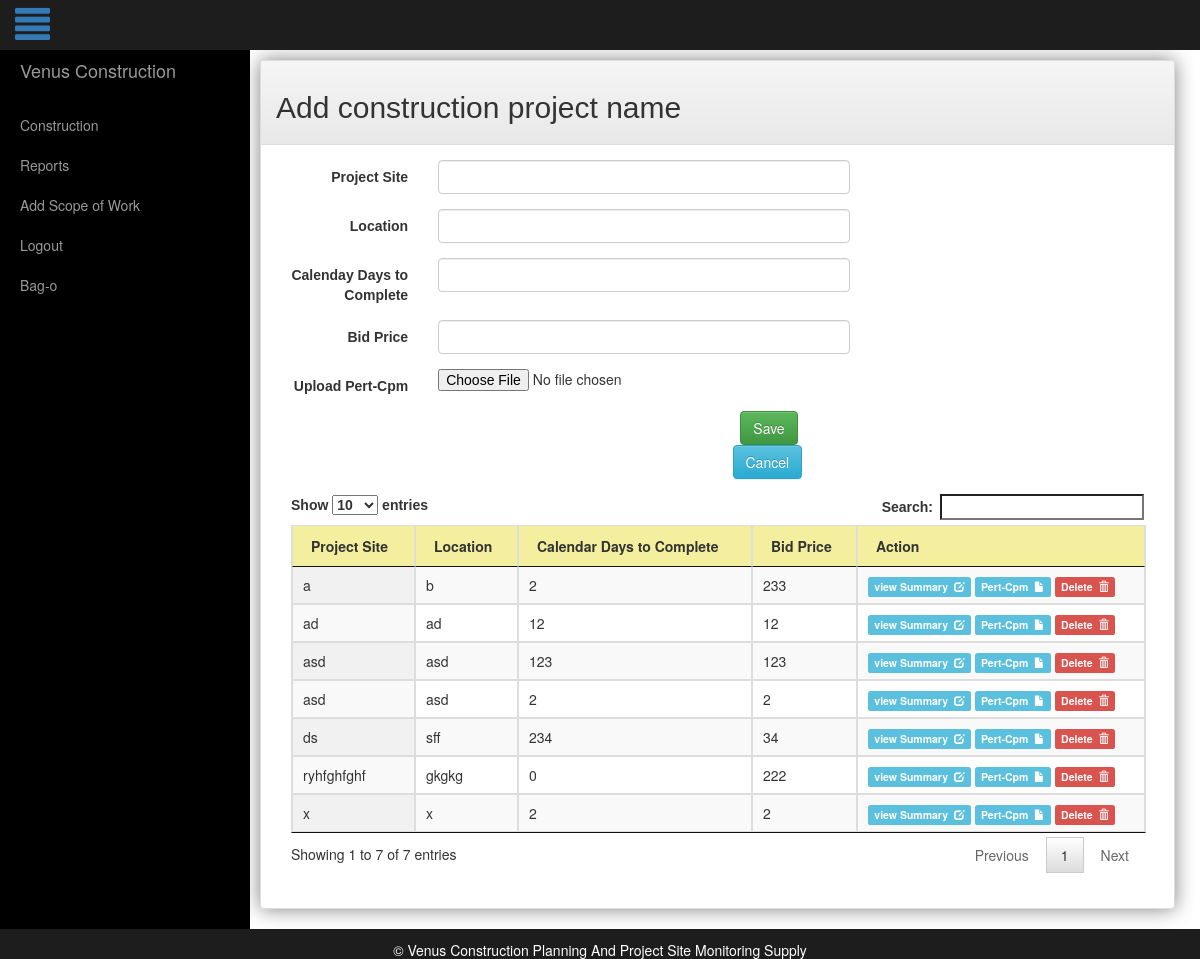
Screenshot of /index.php/construction/projectsite with the database file from the repository.
### tables this page shows
CREATE TABLE IF NOT EXISTS `project` (
  `id` int(11) NOT NULL AUTO_INCREMENT,
  `project_site` varchar(100) NOT NULL,
  `location` varchar(100) NOT NULL,
  `cdtc` int(4) NOT NULL,
  `bid_price` int(15) NOT NULL,
  `files` text NOT NULL,
  PRIMARY KEY (`id`)
);

### application/controllers/Construction.php (called while the page is built, shortened)
<?php
  class Construction extends CI_Controller
  {
      function projectsite()
      {
        $this->load->view('template/header');
        $this->load->view('template/navigation2');
        $this->load->view('pages/projectsite');
        $this->load->view('template/footer.php');
      }
  }

### index.php (called while the page is built, shortened)
<?php
require_once BASEPATH.'core/CodeIgniter.php';

### application/models/Common.php (called while the page is built, shortened)
<?php
class Common extends CI_Model
{
  function select_project()
  {
    return $this->db->get('project')->result_array();
  }
}
 ?>

### application/views/pages/projectsite.php (the view, shortened to what this page needs)
<div class="panel panel-default" style="margin:10px;box-shadow:0px 0px 20px gray;margin-top:20px;">
  <div class="panel-heading"><strong><h2>Add construction project name</h2></strong></div>
  <div class="panel-body">
    <div class="col-md-12">
      <form class="form-horizontal" action="/insert_projectsite" method="post" enctype="multipart/form-data">
        <div class="form-group">
            <label for="" class="col-sm-2 control-label">Project Site</label>
            <div class="col-sm-6">
              <input type="text" name="project_site" value="" class="form-control" required>
            </div>
        </div>
        <div class="form-group">
            <label for="" class="col-sm-2 control-label">Location</label>
            <div class="col-sm-6">
              <input type="text" name="location" value="" class="form-control" required>
            </div>
        </div>
        <div class="form-group">
            <label for="" class="col-sm-2 control-label">Calenday Days to Complete</label>
            <div class="col-sm-6">
              <input type="number" name="cdtc" value="" class="form-control" required>
            </div>
        </div>
        <div class="form-group">
            <label for="" class="col-sm-2 control-label">Bid Price</label>
            <div class="col-sm-6">
              <input type="number" name="bid_price" value="" class="form-control" required>
            </div>
        </div>
        <div class="form-group">
            <label for="" class="col-sm-2 control-label">Upload Pert-Cpm</label>
            <div class="col-sm-6">
              <input  type="file" name="files">
              </div>
        </div>
        <div class="form-group">
          <label class="col-sm-6"></label>
          <div class="col-sm-2">
            <label for="">&nbsp;</label>
                  <button type="submit" class="btn btn-success" name="button">Save</button>
                  <a href="#" class="btn btn-info" name="button">Cancel</a>
          </div>
        </div>
      </form>
    </div>
    <div class="table-responsive col-md-12">
      <table class="table table-bordered table-hover display" id="example" cellspacing="0" width="100%">
       <thead>
       <tr>
         <th class="table_color">Project Site</th>
         <th class="table_color">Location</th>
         <th class="table_color">Calendar Days to Complete</th>
         <th class="table_color">Bid Price</th>
         <th class="table_color" style="width:250px">Action</th>
       </tr>
     </thead>
       <tbody>
         <?php foreach ($this->common->select_project() as $key => $value):
           extract($value);
           ?>
           <tr>
             <td class="bordered"><?php echo $project_site ?></td>
             <td class="bordered"><?php echo $location ?></td>
             <td class="bordered"><?php echo $cdtc ?></td>
             <td class="bordered"><?php echo $bid_price ?></td>
             <td class="bordered">
                  <a  class="a-table label label-info" href="/add-material/<?php echo $id ?>">view Summary&nbsp;&nbsp;<span class="glyphicon glyphicon-edit"></a>
                  <a  class="a-table label label-info" href="/down_pert/<?php echo $id ?>">Pert-Cpm&nbsp;&nbsp;<span class="glyphicon glyphicon-file"></a>
                  <a  class="a-table label label-danger" href="/del_project_site/<?php echo $id ?>">Delete&nbsp;&nbsp;<span class="glyphicon glyphicon-trash"></a>
                  </td>
           </tr>
         <?php endforeach; ?>
       </tbody>
      </table>
      <br />
    </div>
  </div>
</div>
<br/><br/>

### application/views/template/header.php (shortened to what this page needs)
<!DOCTYPE html>
<html>
  <head>
   <link href="../assets/css/bootstrap.min.css" rel="stylesheet">
   <link href="../assets/css/bootstrap-theme.css" rel="stylesheet">
   <link href="../assets/css/simple-sidebar.css" rel="stylesheet">
   <link rel="stylesheet" href="../assets/css/styles.css">
   <link rel="stylesheet" href="../assets/css/jquery.dataTables.min.css">
  </head>
  <body>
<div class="col-md-12 navbar-fixed-top" style="height:50px;background-color:#1D1D1D;">
  <a href="#menu-toggle" class="glyphicon glyphicon-align-justify tog" id="menu-toggle"></a></div>
<br /><br />
    <div class="col-md-12" id="wrapper">

### application/views/template/navigation2.php (shortened to what this page needs)
<div id="sidebar-wrapper">
    <ul class="sidebar-nav" style="z-index:999999">
        <li class="sidebar-brand">
            <a href="/login-success">
               Venus Construction
            </a>
        </li>
        <li>
            <a href="/project-site">Construction</a>
        </li>
        <li>
            <a href="/report">Reports</a>
        </li>
        <li>
            <a href="/add_scopework">Add Scope of Work</a>
        </li>
        <li>
            <a href="/logout">Logout</a>
        </li>
        <li>
            <a href="/bago">Bag-o</a>
        </li>
    </ul>
</div>

### application/views/template/footer.php (shortened to what this page needs)
<div class="panel-footer navbar-fixed-bottom footer-style">© Venus Construction Planning And Project Site Monitoring Supply</div>
  </body>
</html>

### assets/css/simple-sidebar.css (style rules this page uses)
#wrapper { padding-left: 0; -webkit-transition: all 0.5s ease; -moz-transition: all 0.5s ease; -o-transition: all 0.5s ease; transition: all 0.5s ease; }
#sidebar-wrapper { z-index: 1000; position: fixed; left: 250px; width: 0; height: 100%; margin-left: -250px; overflow-y: auto; background: #000; -webkit-transition: all 0.5s ease; -moz-transition: all 0.5s ease; -o-transition: all 0.5s ease; transition: all 0.5s ease; }
.sidebar-nav { position: absolute; top: 0; width: 250px; margin: 0; padding: 0; list-style: none; }
.sidebar-nav li { text-indent: 20px; line-height: 40px; }
.sidebar-nav li a { display: block; text-decoration: none; color: #999999; }
.sidebar-nav > .sidebar-brand { height: 65px; font-size: 18px; line-height: 60px; }
.sidebar-nav > .sidebar-brand a { color: #999999; }
@media (min-width:768px) { #wrapper { padding-left: 250px; } }
@media (min-width:768px) { #sidebar-wrapper { width: 250px; } }

### assets/css/styles.css (style rules this page uses)
body { margin: 0; }
.footer-style { height: 30px; margin-top: 310px; text-align: center; background-color: #1D1D1D; border-color: #1D1D1D; color: white; }
h4, h3, h1, .input-background, label, h2, h5, h6 { font-family: Verdana, Arial, Helvetica, sans-serif; }
.table_color { background-color: rgb(243, 239, 158); }
.bordered { border-right: 2px; border-color: black; }
.tog { margin-top: 5px; font-size:35px; text-transform: none; text-decoration: none; text-decoration-style: none; }

### rows the page displays
project: project_site "a", location "b", cdtc "2", bid_price "233"
project: project_site "ds", location "sff", cdtc "234", bid_price "34"
project: project_site "ryhfghfghf", location "gkgkg", cdtc "0", bid_price "222"
project: project_site "asd", location "asd", cdtc "123", bid_price "123"
project: project_site "ad", location "ad", cdtc "12", bid_price "12"
project: project_site "asd", location "asd", cdtc "2", bid_price "2"
project: project_site "x", location "x", cdtc "2", bid_price "2"
